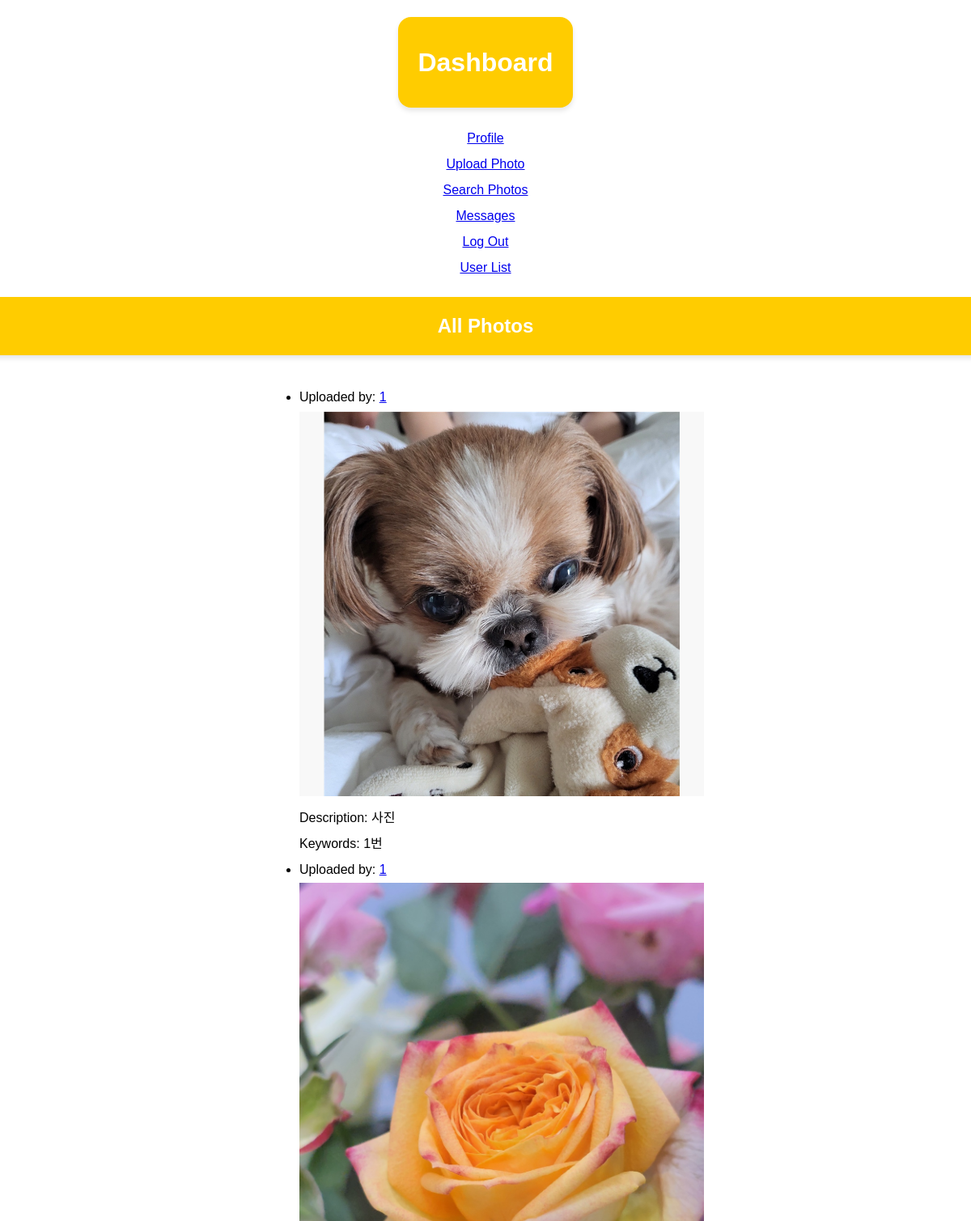
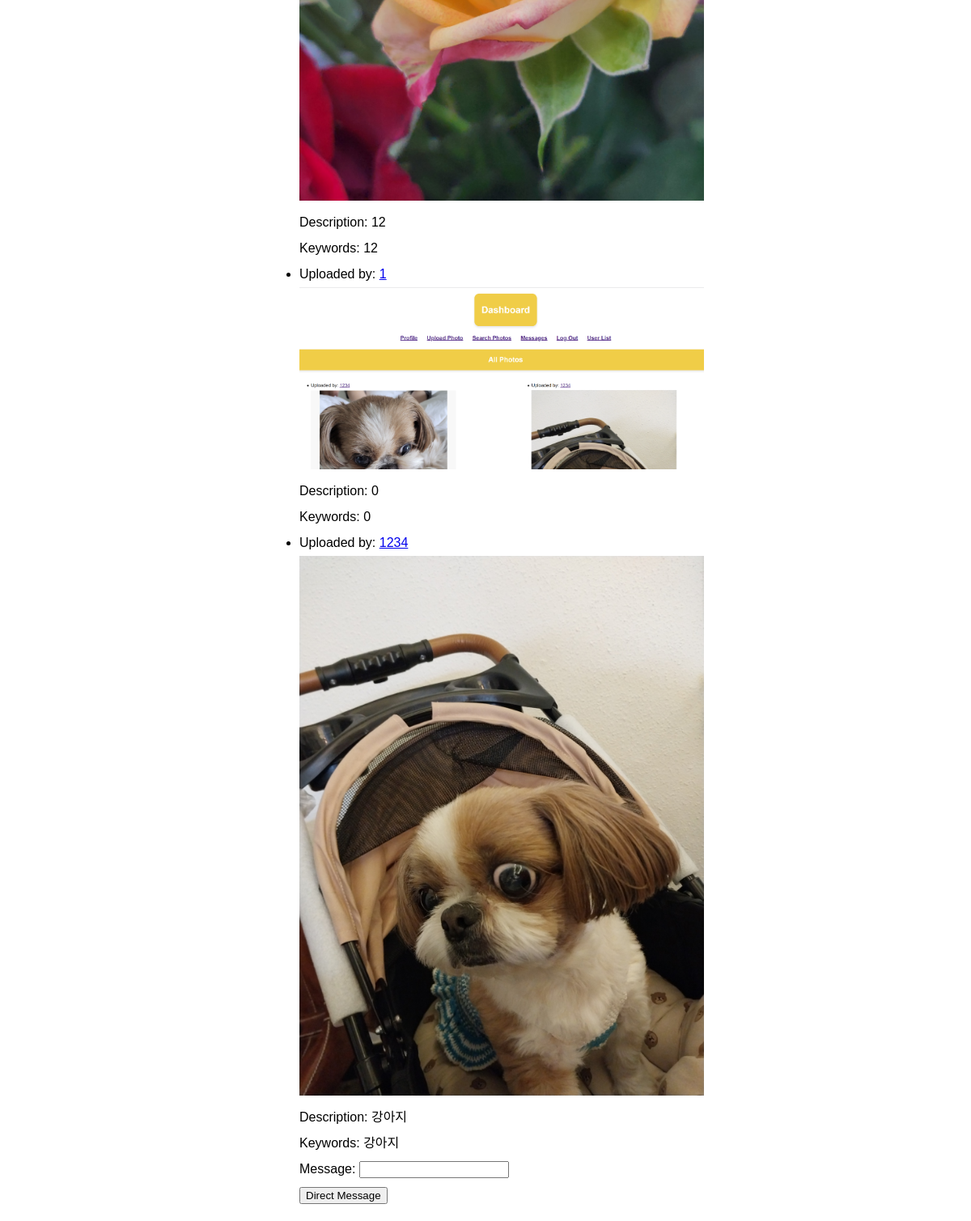
The app's page /dashboard (signed in) with its own data (2 pictures, top to bottom).
### tables this page shows
CREATE TABLE photos (
                        id INTEGER PRIMARY KEY,
                        user_id INTEGER,
                        filename TEXT,
                        description TEXT,
                        keywords TEXT);

CREATE TABLE users (
                        id INTEGER PRIMARY KEY,
                        username TEXT,
                        password TEXT,
                        instructions TEXT,
                        interests TEXT);

### app.py (the view)
@app.route('/dashboard')
def dashboard():
    if 'username' not in session:
        return redirect(url_for('login'))
    with sql.connect('database.db') as con:
        cur = con.cursor()
        cur.execute("SELECT p.*, u.username FROM photos p JOIN users u ON p.user_id = u.id")
        photos = cur.fetchall()
    return render_template('dashboard.html', photos=photos)

### templates/dashboard.html (shortened to what this page needs)
<!DOCTYPE html>
<html>
<head>
    <link rel="stylesheet" href="{{ url_for('static', filename='css/styles.css') }}">
</head>
<body>
    <h1>Dashboard</h1>
    <a href="{{ url_for('profile') }}">Profile</a>
    <a href="{{ url_for('upload') }}">Upload Photo</a>
    <a href="{{ url_for('search') }}">Search Photos</a>
    <a href="{{ url_for('messages') }}">Messages</a>
    <a href="{{ url_for('logout') }}">Log Out</a>
    <a href="{{ url_for('user_list') }}">User List</a>
    <h2>All Photos</h2>
    <ul>
        {% for photo in photos %}
            <li>
                Uploaded by: <a href="{{ url_for('user_profile', username=photo[5]) }}">{{ photo[5] }}</a><br>
                <img src="{{ url_for('static', filename='uploads/' + photo[2]) }}" width="500"><br>
                Description: {{ photo[3] }}<br>
                Keywords: {{ photo[4] }}<br>
                {% if photo[1] != session['user_id'] %}
                    <form action="{{ url_for('send_post_message', post_id=photo[0]) }}" method="post">
                        Message: <input type="text" name="content"><br>
                        <input type="submit" value="Direct Message"><br>
                    </form>
                {% endif %}
            </li>
        {% endfor %}
    </ul>
</body>
</html>

### static/styles.css (style rules this page uses)
body { font-family: Arial, sans-serif; margin: 0; padding: 0; background-color: #ffffff; }

### templates/dashboard.html (style rules this page uses)
body { display: flex; flex-direction: column; align-items: center; justify-content: center; min-height: 100vh; line-height: 2; }
h1 { font-weight: bold; text-align: center; background-color: #ffcc00; color: #fff; padding: 1.5rem; border-radius: 1rem; box-shadow: 0 4px 6px rgba(0, 0, 0, 0.1); }
h2 { font-weight: bold; text-align: center; background-color: #ffcc00; color: #fff; padding: 1.5rem; width: 100%; height: 1.5rem; line-height: 1.5rem; box-shadow: 0 4px 6px rgba(0, 0, 0, 0.1); }

### records on screen
photos: username "1", filename (picture), description "사진", keywords "1번"
photos: username "1", filename (picture), description "12", keywords "12"
photos: username "1", filename (picture), description "0", keywords "0"
photos: username "1234", filename (picture), description "강아지", keywords "강아지"
